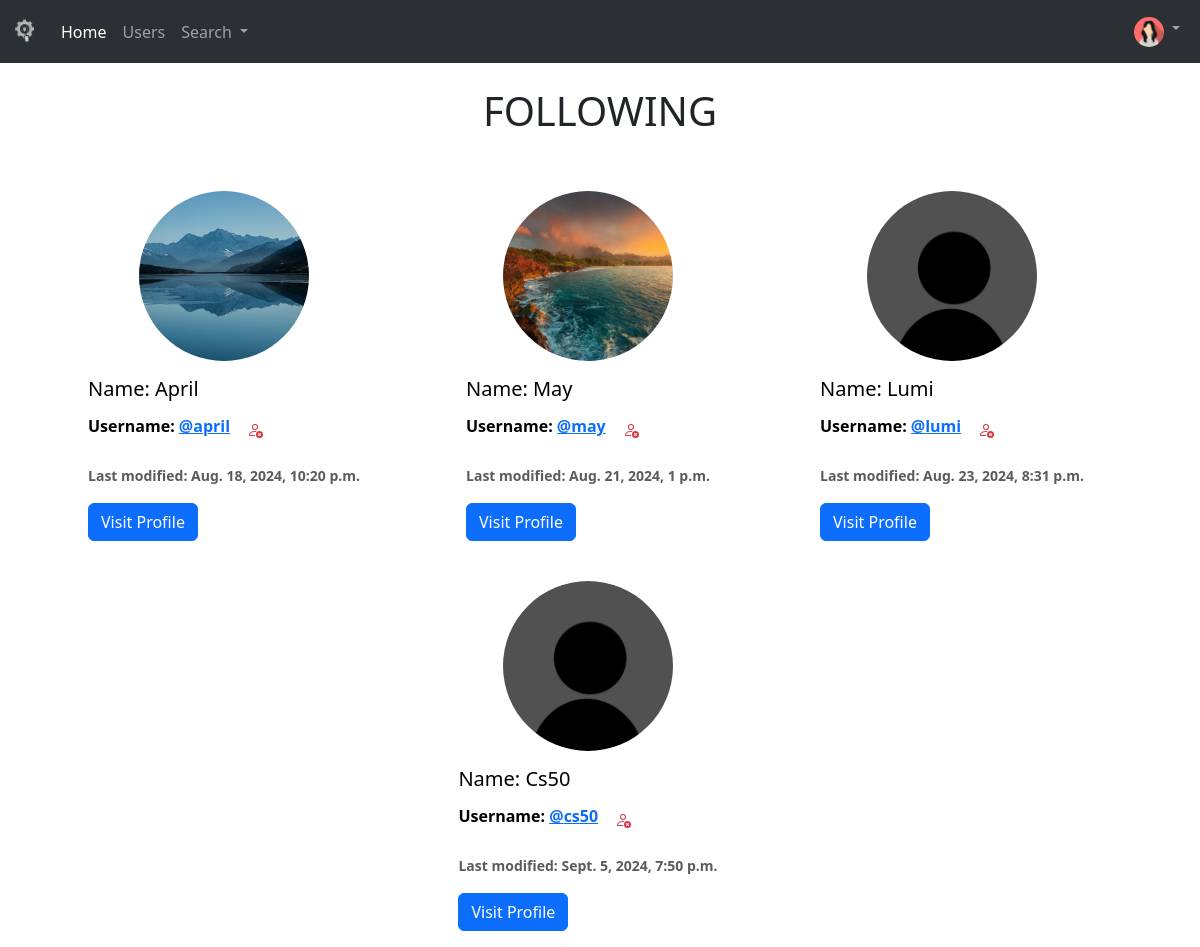
/profile/following/1 (signed in), run on the app's committed database.
### social/models.py (models this page shows, shortened)
class Profile(models.Model):
    user = models.OneToOneField(User, on_delete=models.CASCADE) # if user is deleted, profile is deleted
    follows = models.ManyToManyField('self', related_name='followed_by', symmetrical=False, blank=True)
    date_modified = models.DateTimeField(User, auto_now=True)
    profile_picture = models.ImageField(null=True, blank=True, upload_to='img/')
    profile_bio = models.CharField(blank=True, null=True, max_length=300)
    linkedin = models.CharField(blank=True, null=True, max_length=100)
    github = models.CharField(blank=True, null=True, max_length=100)
    homepage = models.CharField(blank=True, null=True, max_length=100)

### social/views.py (the view)
# urls.py: path('profile/following/<int:pk>', views.following, name='following'),
def following(request, pk):
    if request.user.is_authenticated:
        if request.user.id == pk:
            profiles = Profile.objects.get(user_id=pk)
            return render(request, 'following.html', {"profiles": profiles})
        else:
            messages.success(request, ("You don't have access to that page."))
            return redirect('home')
    else:
        messages.success(request, ('You must be logged in to view this page! Please login.'))
        return redirect('home')

### social/templates/following.html (shortened to what this page needs)
{% extends "base.html" %}
{% load static %}
{% block content %}
    <h1 class="text-center">FOLLOWING</h1>
    <br><br>
    {% if profiles %}
        <div class="container row row-cols-1 row-cols-md-3 g-4 align-items-center justify-content-center">
            {% for profile in profiles.follows.all %}
                {% if profile.user.id != request.user.id %}
                    <div class="col">
                        <div class="card align-items-center justify-content-center no-border">
                            {% if profile.profile_picture %}
                                <img src="{{ profile.profile_picture.url }}" class="card-img-top img-fluid circle" alt="{{ profile.user.username }}" style="width: 50%;">
                            {% else %}
                                <img src="{% static 'img/pfp.jpg' %}" class="card-img-top img-fluid circle" alt="{{ profile.user.username }}" style="width: 50%;">
                            {% endif %}
                            <div class="card-body">
                                <h5 class="card-title">Name: {{ profile.user.username|capfirst }}</h5>
                                <p class="card-text">
                                    Username: <a href="{% url 'profile' profile.user.id %}">@{{ profile.user.username|lower }}</a>
                                    <a href="{% url 'unfollow' profile.user.id %}" class="btn">
                                    </a>
                                </p>
                                <p class="card-text">
                                    <small class="text-body-secondary">Last modified: {{ profile.date_modified }}</small>
                                </p>
                                <a href="{% url 'profile' profile.user.id %}" class="btn btn-primary">Visit Profile</a>
                            </div>
                        </div>
                    </div>
                {% endif %}
            {% endfor %}
        </div>
    {% else %}
        <p>There are no profiles.</p>
    {% endif %}
{% endblock %}

### social/templates/navbar.html (shortened to what this page needs)
{% load static %}
<nav class="navbar navbar-expand-lg bg-body-tertiary bg-dark" data-bs-theme="dark">
    <div class="container-fluid">
      <a class="navbar-brand" href="{% url 'home' %}">
        <img src="{% static 'img/logo.png' %}" alt="Logo" width="25" height="25" class="d-inline-block align-text-top bw">
      </a>
      <div class="collapse navbar-collapse" id="navbarSupportedContent">
        <ul class="navbar-nav me-auto mb-2 mb-lg-0">
          <li class="nav-item">
            <a class="nav-link active" aria-current="page" href="{% url 'home' %}">Home</a>
          </li>
          {% if user.is_authenticated %}
            <li class="nav-item">
              <a class="nav-link" href="{% url 'profiles' %}">Users</a>
            </li>
            <ul class="navbar-nav ml-auto mb-2 mb-lg-0">
              <li class="nav-item dropdown">
                <a class="nav-link dropdown-toggle" href="{% url 'search_users' %}" role="button" data-bs-toggle="dropdown" aria-expanded="false">
                  Search
                </a>
              </li>
            </ul>
          {% endif %}
        </ul>
        {% if user.is_authenticated %}
          <ul class="navbar-nav ml-auto mb-2 mb-lg-0">
            <li class="nav-item dropdown">
              <a class="nav-link dropdown-toggle" href="{% url 'profile' request.user.id %}" role="button" data-bs-toggle="dropdown" aria-expanded="false">
                {% if user.profile.profile_picture %}
                  <img src="{{ user.profile.profile_picture.url }}" alt="Profile Picture" width="30" height="30" class="d-inline-block align-text-top rounded-circle">
                {% else %}
                  <img src="{% static 'img/pfp.jpg' %}" alt="Profile Picture" width="30" height="30" class="d-inline-block align-text-top rounded-circle">
                {% endif %}
              </a>
            </li>
          </ul>
        {% endif %}
      </div>
    </div>
  </nav>

### static/styles.css (style rules this page uses)
.bw { filter: grayscale(100%); }
.circle { border-radius: 100%; width: 70%; }
.no-border { border: 0px; }
.no-border { border: 0; color: black; font-weight: bold; }

### data on the page
Profile: profile_picture (picture), user.username "April", user.username "april", date_modified "Aug. 18, 2024, 10:20 p.m."
Profile: profile_picture (picture), user.username "May", user.username "may", date_modified "Aug. 21, 2024, 1 p.m."
Profile: user.username "Lumi", user.username "lumi", date_modified "Aug. 23, 2024, 8:31 p.m."
Profile: user.username "Cs50", user.username "cs50", date_modified "Sept. 5, 2024, 7:50 p.m."
